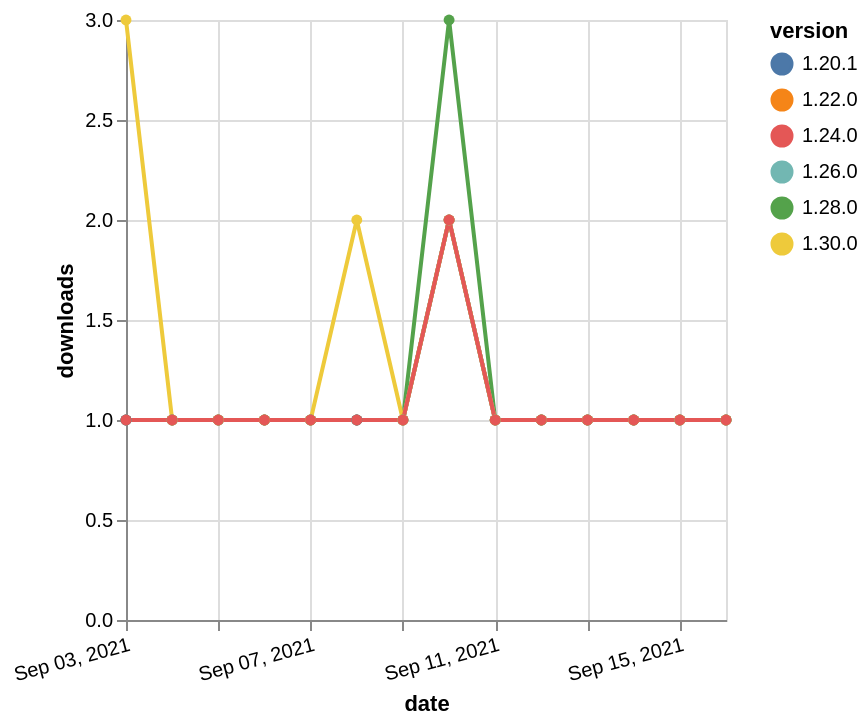

Vega-Lite specification stored for this chart:
### Vega-Lite specification from a JSON file in a GitHub repository (floating-point values rounded to 4 significant figures)
{"$schema": "https://vega.github.io/schema/vega-lite/v5.json", "description": "A simple bar chart with embedded data.", "data": {"values": [{"date": "2021-09-03", "total": 193, "delta": 1, "version": "1.22.0"}, {"date": "2021-09-04", "total": 194, "delta": 1, "version": "1.22.0"}, {"date": "2021-09-05", "total": 195, "delta": 1, "version": "1.22.0"}, {"date": "2021-09-06", "total": 196, "delta": 1, "version": "1.22.0"}, {"date": "2021-09-07", "total": 197, "delta": 1, "version": "1.22.0"}, {"date": "2021-09-08", "total": 198, "delta": 1, "version": "1.22.0"}, {"date": "2021-09-09", "total": 199, "delta": 1, "version": "1.22.0"}, {"date": "2021-09-10", "total": 201, "delta": 2, "version": "1.22.0"}, {"date": "2021-09-11", "total": 202, "delta": 1, "version": "1.22.0"}, {"date": "2021-09-12", "total": 203, "delta": 1, "version": "1.22.0"}, {"date": "2021-09-13", "total": 204, "delta": 1, "version": "1.22.0"}, {"date": "2021-09-14", "total": 205, "delta": 1, "version": "1.22.0"}, {"date": "2021-09-15", "total": 206, "delta": 1, "version": "1.22.0"}, {"date": "2021-09-16", "total": 207, "delta": 1, "version": "1.22.0"}, {"date": "2021-09-03", "total": 181, "delta": 1, "version": "1.28.0"}, {"date": "2021-09-04", "total": 182, "delta": 1, "version": "1.28.0"}, {"date": "2021-09-05", "total": 183, "delta": 1, "version": "1.28.0"}, {"date": "2021-09-06", "total": 184, "delta": 1, "version": "1.28.0"}, {"date": "2021-09-07", "total": 185, "delta": 1, "version": "1.28.0"}, {"date": "2021-09-08", "total": 186, "delta": 1, "version": "1.28.0"}, {"date": "2021-09-09", "total": 187, "delta": 1, "version": "1.28.0"}, {"date": "2021-09-10", "total": 190, "delta": 3, "version": "1.28.0"}, {"date": "2021-09-11", "total": 191, "delta": 1, "version": "1.28.0"}, {"date": "2021-09-12", "total": 192, "delta": 1, "version": "1.28.0"}, {"date": "2021-09-13", "total": 193, "delta": 1, "version": "1.28.0"}, {"date": "2021-09-14", "total": 194, "delta": 1, "version": "1.28.0"}, {"date": "2021-09-15", "total": 195, "delta": 1, "version": "1.28.0"}, {"date": "2021-09-16", "total": 196, "delta": 1, "version": "1.28.0"}, {"date": "2021-09-03", "total": 151, "delta": 1, "version": "1.26.0"}, {"date": "2021-09-04", "total": 152, "delta": 1, "version": "1.26.0"}, {"date": "2021-09-05", "total": 153, "delta": 1, "version": "1.26.0"}, {"date": "2021-09-06", "total": 154, "delta": 1, "version": "1.26.0"}, {"date": "2021-09-07", "total": 155, "delta": 1, "version": "1.26.0"}, {"date": "2021-09-08", "total": 156, "delta": 1, "version": "1.26.0"}, {"date": "2021-09-09", "total": 157, "delta": 1, "version": "1.26.0"}, {"date": "2021-09-10", "total": 159, "delta": 2, "version": "1.26.0"}, {"date": "2021-09-11", "total": 160, "delta": 1, "version": "1.26.0"}, {"date": "2021-09-12", "total": 161, "delta": 1, "version": "1.26.0"}, {"date": "2021-09-13", "total": 162, "delta": 1, "version": "1.26.0"}, {"date": "2021-09-14", "total": 163, "delta": 1, "version": "1.26.0"}, {"date": "2021-09-15", "total": 164, "delta": 1, "version": "1.26.0"}, {"date": "2021-09-16", "total": 165, "delta": 1, "version": "1.26.0"}, {"date": "2021-09-03", "total": 243, "delta": 1, "version": "1.20.1"}, {"date": "2021-09-04", "total": 244, "delta": 1, "version": "1.20.1"}, {"date": "2021-09-05", "total": 245, "delta": 1, "version": "1.20.1"}, {"date": "2021-09-06", "total": 246, "delta": 1, "version": "1.20.1"}, {"date": "2021-09-07", "total": 247, "delta": 1, "version": "1.20.1"}, {"date": "2021-09-08", "total": 248, "delta": 1, "version": "1.20.1"}, {"date": "2021-09-09", "total": 249, "delta": 1, "version": "1.20.1"}, {"date": "2021-09-10", "total": 251, "delta": 2, "version": "1.20.1"}, {"date": "2021-09-11", "total": 252, "delta": 1, "version": "1.20.1"}, {"date": "2021-09-12", "total": 253, "delta": 1, "version": "1.20.1"}, {"date": "2021-09-13", "total": 254, "delta": 1, "version": "1.20.1"}, {"date": "2021-09-14", "total": 255, "delta": 1, "version": "1.20.1"}, {"date": "2021-09-15", "total": 256, "delta": 1, "version": "1.20.1"}, {"date": "2021-09-16", "total": 257, "delta": 1, "version": "1.20.1"}, {"date": "2021-09-03", "total": 119, "delta": 3, "version": "1.30.0"}, {"date": "2021-09-04", "total": 120, "delta": 1, "version": "1.30.0"}, {"date": "2021-09-05", "total": 121, "delta": 1, "version": "1.30.0"}, {"date": "2021-09-06", "total": 122, "delta": 1, "version": "1.30.0"}, {"date": "2021-09-07", "total": 123, "delta": 1, "version": "1.30.0"}, {"date": "2021-09-08", "total": 125, "delta": 2, "version": "1.30.0"}, {"date": "2021-09-09", "total": 126, "delta": 1, "version": "1.30.0"}, {"date": "2021-09-10", "total": 128, "delta": 2, "version": "1.30.0"}, {"date": "2021-09-11", "total": 129, "delta": 1, "version": "1.30.0"}, {"date": "2021-09-12", "total": 130, "delta": 1, "version": "1.30.0"}, {"date": "2021-09-13", "total": 131, "delta": 1, "version": "1.30.0"}, {"date": "2021-09-14", "total": 132, "delta": 1, "version": "1.30.0"}, {"date": "2021-09-15", "total": 133, "delta": 1, "version": "1.30.0"}, {"date": "2021-09-16", "total": 134, "delta": 1, "version": "1.30.0"}, {"date": "2021-09-03", "total": 176, "delta": 1, "version": "1.24.0"}, {"date": "2021-09-04", "total": 177, "delta": 1, "version": "1.24.0"}, {"date": "2021-09-05", "total": 178, "delta": 1, "version": "1.24.0"}, {"date": "2021-09-06", "total": 179, "delta": 1, "version": "1.24.0"}, {"date": "2021-09-07", "total": 180, "delta": 1, "version": "1.24.0"}, {"date": "2021-09-08", "total": 181, "delta": 1, "version": "1.24.0"}, {"date": "2021-09-09", "total": 182, "delta": 1, "version": "1.24.0"}, {"date": "2021-09-10", "total": 184, "delta": 2, "version": "1.24.0"}, {"date": "2021-09-11", "total": 185, "delta": 1, "version": "1.24.0"}, {"date": "2021-09-12", "total": 186, "delta": 1, "version": "1.24.0"}, {"date": "2021-09-13", "total": 187, "delta": 1, "version": "1.24.0"}, {"date": "2021-09-14", "total": 188, "delta": 1, "version": "1.24.0"}, {"date": "2021-09-15", "total": 189, "delta": 1, "version": "1.24.0"}, {"date": "2021-09-16", "total": 190, "delta": 1, "version": "1.24.0"}]}, "width": "container", "mark": {"type": "line", "point": {"filled": true}}, "encoding": {"x": {"field": "date", "type": "temporal", "timeUnit": "yearmonthdate", "title": "date", "axis": {"labelAngle": -15}}, "y": {"field": "delta", "type": "quantitative", "title": "downloads"}, "color": {"field": "version", "type": "nominal"}, "tooltip": {"field": "delta"}}}
